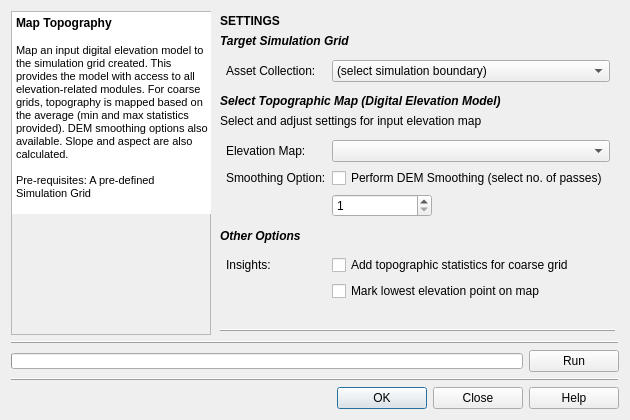
<?xml version="1.0" encoding="UTF-8"?>
<ui version="4.0">
 <class>Map_Topography</class>
 <widget class="QDialog" name="Map_Topography">
  <property name="geometry">
   <rect>
    <x>0</x>
    <y>0</y>
    <width>630</width>
    <height>420</height>
   </rect>
  </property>
  <property name="windowTitle">
   <string>Map Topography to Simulation</string>
  </property>
  <property name="windowIcon">
   <iconset resource="../../../../../Dropbox/UrbanBEATS Master Project/graphics/ubeats.qrc">
    <normaloff>:/icons/topography.png</normaloff>:/icons/topography.png</iconset>
  </property>
  <layout class="QGridLayout" name="gridLayout">
   <item row="4" column="0" colspan="2">
    <widget class="QWidget" name="buttons_widget" native="true">
     <layout class="QHBoxLayout" name="horizontalLayout">
      <property name="spacing">
       <number>6</number>
      </property>
      <property name="leftMargin">
       <number>0</number>
      </property>
      <property name="topMargin">
       <number>0</number>
      </property>
      <property name="rightMargin">
       <number>0</number>
      </property>
      <property name="bottomMargin">
       <number>0</number>
      </property>
      <item>
       <spacer name="horizontalSpacer">
        <property name="orientation">
         <enum>Qt::Horizontal</enum>
        </property>
        <property name="sizeHint" stdset="0">
         <size>
          <width>40</width>
          <height>20</height>
         </size>
        </property>
       </spacer>
      </item>
      <item>
       <widget class="QPushButton" name="reset_button">
        <property name="minimumSize">
         <size>
          <width>90</width>
          <height>0</height>
         </size>
        </property>
        <property name="whatsThis">
         <string>&lt;html&gt;&lt;head/&gt;&lt;body&gt;&lt;p&gt;Resets all parameters of this module in the current 'scenario time step' to the default values.&lt;/p&gt;&lt;/body&gt;&lt;/html&gt;</string>
        </property>
        <property name="text">
         <string>OK</string>
        </property>
        <property name="icon">
         <iconset resource="../../../../../Dropbox/UrbanBEATS Master Project/graphics/ubeats.qrc">
          <normaloff>:/icons/check.png</normaloff>:/icons/check.png</iconset>
        </property>
       </widget>
      </item>
      <item>
       <widget class="QPushButton" name="close_button">
        <property name="minimumSize">
         <size>
          <width>90</width>
          <height>0</height>
         </size>
        </property>
        <property name="text">
         <string>Close</string>
        </property>
        <property name="icon">
         <iconset resource="../../../../../Dropbox/UrbanBEATS Master Project/graphics/ubeats.qrc">
          <normaloff>:/icons/delete-icon.png</normaloff>:/icons/delete-icon.png</iconset>
        </property>
       </widget>
      </item>
      <item>
       <widget class="QPushButton" name="help_button">
        <property name="minimumSize">
         <size>
          <width>90</width>
          <height>0</height>
         </size>
        </property>
        <property name="text">
         <string>Help</string>
        </property>
        <property name="icon">
         <iconset resource="../../../../../Dropbox/UrbanBEATS Master Project/graphics/ubeats.qrc">
          <normaloff>:/icons/Help-icon.png</normaloff>:/icons/Help-icon.png</iconset>
        </property>
       </widget>
      </item>
     </layout>
    </widget>
   </item>
   <item row="0" column="0">
    <widget class="QFrame" name="frame">
     <property name="minimumSize">
      <size>
       <width>200</width>
       <height>0</height>
      </size>
     </property>
     <property name="maximumSize">
      <size>
       <width>200</width>
       <height>16777215</height>
      </size>
     </property>
     <property name="frameShape">
      <enum>QFrame::StyledPanel</enum>
     </property>
     <property name="frameShadow">
      <enum>QFrame::Raised</enum>
     </property>
     <layout class="QVBoxLayout" name="verticalLayout_6">
      <property name="spacing">
       <number>0</number>
      </property>
      <property name="leftMargin">
       <number>0</number>
      </property>
      <property name="topMargin">
       <number>0</number>
      </property>
      <property name="rightMargin">
       <number>0</number>
      </property>
      <property name="bottomMargin">
       <number>0</number>
      </property>
      <item>
       <widget class="QTextBrowser" name="description">
        <property name="minimumSize">
         <size>
          <width>200</width>
          <height>0</height>
         </size>
        </property>
        <property name="maximumSize">
         <size>
          <width>200</width>
          <height>16777215</height>
         </size>
        </property>
        <property name="frameShape">
         <enum>QFrame::NoFrame</enum>
        </property>
        <property name="frameShadow">
         <enum>QFrame::Plain</enum>
        </property>
        <property name="verticalScrollBarPolicy">
         <enum>Qt::ScrollBarAsNeeded</enum>
        </property>
        <property name="html">
         <string>&lt;!DOCTYPE HTML PUBLIC &quot;-//W3C//DTD HTML 4.0//EN&quot; &quot;http://www.w3.org/TR/REC-html40/strict.dtd&quot;&gt;
&lt;html&gt;&lt;head&gt;&lt;meta name=&quot;qrichtext&quot; content=&quot;1&quot; /&gt;&lt;style type=&quot;text/css&quot;&gt;
p, li { white-space: pre-wrap; }
&lt;/style&gt;&lt;/head&gt;&lt;body style=&quot; font-family:'MS Shell Dlg 2'; font-size:8.25pt; font-weight:400; font-style:normal;&quot;&gt;
&lt;p style=&quot; margin-top:0px; margin-bottom:0px; margin-left:0px; margin-right:0px; -qt-block-indent:0; text-indent:0px;&quot;&gt;&lt;span style=&quot; font-size:9pt; font-weight:600;&quot;&gt;Map Topography&lt;/span&gt;&lt;/p&gt;
&lt;p style=&quot;-qt-paragraph-type:empty; margin-top:0px; margin-bottom:0px; margin-left:0px; margin-right:0px; -qt-block-indent:0; text-indent:0px; font-size:9pt; font-weight:600;&quot;&gt;&lt;br /&gt;&lt;/p&gt;
&lt;p style=&quot; margin-top:0px; margin-bottom:0px; margin-left:0px; margin-right:0px; -qt-block-indent:0; text-indent:0px;&quot;&gt;Map an input digital elevation model to the simulation grid created. This provides the model with access to all elevation-related modules. For coarse grids, topography is mapped based on the average (min and max statistics provided). DEM smoothing options also available. Slope and aspect are also calculated.&lt;/p&gt;
&lt;p style=&quot;-qt-paragraph-type:empty; margin-top:0px; margin-bottom:0px; margin-left:0px; margin-right:0px; -qt-block-indent:0; text-indent:0px; font-size:8pt;&quot;&gt;&lt;br /&gt;&lt;/p&gt;
&lt;p style=&quot; margin-top:0px; margin-bottom:0px; margin-left:0px; margin-right:0px; -qt-block-indent:0; text-indent:0px;&quot;&gt;&lt;span style=&quot; font-size:8pt;&quot;&gt;Pre-requisites: A pre-defined Simulation Grid&lt;/span&gt;&lt;/p&gt;&lt;/body&gt;&lt;/html&gt;</string>
        </property>
       </widget>
      </item>
      <item>
       <widget class="QLabel" name="img">
        <property name="sizePolicy">
         <sizepolicy hsizetype="Preferred" vsizetype="Fixed">
          <horstretch>0</horstretch>
          <verstretch>0</verstretch>
         </sizepolicy>
        </property>
        <property name="minimumSize">
         <size>
          <width>200</width>
          <height>120</height>
         </size>
        </property>
        <property name="maximumSize">
         <size>
          <width>200</width>
          <height>120</height>
         </size>
        </property>
        <property name="text">
         <string/>
        </property>
        <property name="pixmap">
         <pixmap resource="../../../../../Dropbox/UrbanBEATS Master Project/graphics/ubeats.qrc">:/mod_imgs/module_imgs/mod_topography.jpg</pixmap>
        </property>
       </widget>
      </item>
     </layout>
    </widget>
   </item>
   <item row="1" column="0" colspan="2">
    <widget class="Line" name="line_2">
     <property name="frameShadow">
      <enum>QFrame::Raised</enum>
     </property>
     <property name="orientation">
      <enum>Qt::Horizontal</enum>
     </property>
    </widget>
   </item>
   <item row="2" column="0" colspan="2">
    <widget class="QWidget" name="widget" native="true">
     <property name="minimumSize">
      <size>
       <width>0</width>
       <height>0</height>
      </size>
     </property>
     <layout class="QHBoxLayout" name="horizontalLayout_2">
      <property name="leftMargin">
       <number>0</number>
      </property>
      <property name="topMargin">
       <number>0</number>
      </property>
      <property name="rightMargin">
       <number>0</number>
      </property>
      <property name="bottomMargin">
       <number>0</number>
      </property>
      <item>
       <widget class="QProgressBar" name="progressbar">
        <property name="minimumSize">
         <size>
          <width>0</width>
          <height>16</height>
         </size>
        </property>
        <property name="maximumSize">
         <size>
          <width>16777215</width>
          <height>16</height>
         </size>
        </property>
        <property name="value">
         <number>0</number>
        </property>
        <property name="textVisible">
         <bool>false</bool>
        </property>
        <property name="orientation">
         <enum>Qt::Horizontal</enum>
        </property>
        <property name="invertedAppearance">
         <bool>false</bool>
        </property>
        <property name="textDirection">
         <enum>QProgressBar::TopToBottom</enum>
        </property>
       </widget>
      </item>
      <item>
       <widget class="QPushButton" name="run_button">
        <property name="minimumSize">
         <size>
          <width>90</width>
          <height>0</height>
         </size>
        </property>
        <property name="maximumSize">
         <size>
          <width>90</width>
          <height>16777215</height>
         </size>
        </property>
        <property name="text">
         <string>Run</string>
        </property>
        <property name="icon">
         <iconset resource="../../../../../Dropbox/UrbanBEATS Master Project/graphics/ubeats.qrc">
          <normaloff>:/icons/Play-icon.png</normaloff>:/icons/Play-icon.png</iconset>
        </property>
       </widget>
      </item>
     </layout>
    </widget>
   </item>
   <item row="0" column="1">
    <widget class="QWidget" name="parameters" native="true">
     <layout class="QVBoxLayout" name="verticalLayout">
      <property name="spacing">
       <number>6</number>
      </property>
      <property name="leftMargin">
       <number>3</number>
      </property>
      <property name="topMargin">
       <number>3</number>
      </property>
      <property name="rightMargin">
       <number>3</number>
      </property>
      <property name="bottomMargin">
       <number>3</number>
      </property>
      <item>
       <widget class="QLabel" name="title">
        <property name="text">
         <string>&lt;html&gt;&lt;head/&gt;&lt;body&gt;&lt;p&gt;&lt;span style=&quot; font-size:9pt; font-weight:600;&quot;&gt;SETTINGS&lt;/span&gt;&lt;/p&gt;&lt;/body&gt;&lt;/html&gt;</string>
        </property>
       </widget>
      </item>
      <item>
       <widget class="QLabel" name="grid_id">
        <property name="text">
         <string>&lt;html&gt;&lt;head/&gt;&lt;body&gt;&lt;p&gt;&lt;span style=&quot; font-weight:600; font-style:italic;&quot;&gt;Target Simulation Grid&lt;/span&gt;&lt;/p&gt;&lt;/body&gt;&lt;/html&gt;</string>
        </property>
       </widget>
      </item>
      <item>
       <widget class="QWidget" name="gridname_box" native="true">
        <layout class="QGridLayout" name="gridLayout_7">
         <property name="leftMargin">
          <number>6</number>
         </property>
         <property name="topMargin">
          <number>6</number>
         </property>
         <property name="rightMargin">
          <number>6</number>
         </property>
         <property name="bottomMargin">
          <number>6</number>
         </property>
         <item row="0" column="1">
          <widget class="QComboBox" name="boundary_combo">
           <item>
            <property name="text">
             <string>(select simulation boundary)</string>
            </property>
           </item>
          </widget>
         </item>
         <item row="0" column="0">
          <widget class="QLabel" name="gridname_lbl_2">
           <property name="minimumSize">
            <size>
             <width>100</width>
             <height>0</height>
            </size>
           </property>
           <property name="maximumSize">
            <size>
             <width>100</width>
             <height>16777215</height>
            </size>
           </property>
           <property name="whatsThis">
            <string>Width of the square cell in the city grid in metres</string>
           </property>
           <property name="text">
            <string>Asset Collection:</string>
           </property>
          </widget>
         </item>
        </layout>
       </widget>
      </item>
      <item>
       <widget class="QLabel" name="grid_props">
        <property name="text">
         <string>&lt;html&gt;&lt;head/&gt;&lt;body&gt;&lt;p&gt;&lt;span style=&quot; font-weight:600; font-style:italic;&quot;&gt;Select Topographic Map (Digital Elevation Model)&lt;/span&gt;&lt;/p&gt;&lt;/body&gt;&lt;/html&gt;</string>
        </property>
       </widget>
      </item>
      <item>
       <widget class="QLabel" name="gridname_lbl_5">
        <property name="minimumSize">
         <size>
          <width>0</width>
          <height>0</height>
         </size>
        </property>
        <property name="maximumSize">
         <size>
          <width>16777215</width>
          <height>16777215</height>
         </size>
        </property>
        <property name="whatsThis">
         <string>Width of the square cell in the city grid in metres</string>
        </property>
        <property name="text">
         <string>Select and adjust settings for input elevation map</string>
        </property>
       </widget>
      </item>
      <item>
       <widget class="QWidget" name="gridname_box_2" native="true">
        <layout class="QGridLayout" name="gridLayout_8">
         <property name="leftMargin">
          <number>6</number>
         </property>
         <property name="topMargin">
          <number>6</number>
         </property>
         <property name="rightMargin">
          <number>6</number>
         </property>
         <property name="bottomMargin">
          <number>6</number>
         </property>
         <item row="2" column="2">
          <spacer name="horizontalSpacer_2">
           <property name="orientation">
            <enum>Qt::Horizontal</enum>
           </property>
           <property name="sizeHint" stdset="0">
            <size>
             <width>40</width>
             <height>20</height>
            </size>
           </property>
          </spacer>
         </item>
         <item row="0" column="1" colspan="2">
          <widget class="QComboBox" name="elev_combo"/>
         </item>
         <item row="1" column="0">
          <widget class="QLabel" name="gridname_lbl_6">
           <property name="minimumSize">
            <size>
             <width>100</width>
             <height>0</height>
            </size>
           </property>
           <property name="maximumSize">
            <size>
             <width>100</width>
             <height>16777215</height>
            </size>
           </property>
           <property name="whatsThis">
            <string>Width of the square cell in the city grid in metres</string>
           </property>
           <property name="text">
            <string>Smoothing Option:</string>
           </property>
          </widget>
         </item>
         <item row="0" column="0">
          <widget class="QLabel" name="gridname_lbl_4">
           <property name="minimumSize">
            <size>
             <width>100</width>
             <height>0</height>
            </size>
           </property>
           <property name="maximumSize">
            <size>
             <width>100</width>
             <height>16777215</height>
            </size>
           </property>
           <property name="whatsThis">
            <string>Width of the square cell in the city grid in metres</string>
           </property>
           <property name="text">
            <string>Elevation Map:</string>
           </property>
          </widget>
         </item>
         <item row="2" column="1">
          <widget class="QSpinBox" name="demsmooth_spin">
           <property name="minimumSize">
            <size>
             <width>100</width>
             <height>0</height>
            </size>
           </property>
           <property name="toolTip">
            <string>Select the number of times the smoothing algorithm should be applied. A higher number will lead to a much smoother map, but can result in possible issues with finding flow paths.</string>
           </property>
           <property name="minimum">
            <number>1</number>
           </property>
           <property name="maximum">
            <number>2</number>
           </property>
          </widget>
         </item>
         <item row="1" column="1" colspan="2">
          <widget class="QCheckBox" name="demsmooth_check">
           <property name="toolTip">
            <string>&lt;!DOCTYPE HTML PUBLIC &quot;-//W3C//DTD HTML 4.0//EN&quot; &quot;http://www.w3.org/TR/REC-html40/strict.dtd&quot;&gt;
&lt;html&gt;&lt;head&gt;&lt;meta name=&quot;qrichtext&quot; content=&quot;1&quot; /&gt;&lt;style type=&quot;text/css&quot;&gt;
p, li { white-space: pre-wrap; }
&lt;/style&gt;&lt;/head&gt;&lt;body style=&quot; font-family:'MS Shell Dlg 2'; font-size:8.25pt; font-weight:400; font-style:normal;&quot;&gt;
&lt;p style=&quot; margin-top:0px; margin-bottom:0px; margin-left:0px; margin-right:0px; -qt-block-indent:0; text-indent:0px;&quot;&gt;&lt;span style=&quot; font-size:8pt;&quot;&gt;Check if you want to avoid localised ponds forming in the region. If this is of particular interest because the DEM's accuracy has been assured and the purpose of the simulation is to assess these problem spots, then leave this box unchecked.&lt;/span&gt;&lt;/p&gt;
&lt;p style=&quot;-qt-paragraph-type:empty; margin-top:0px; margin-bottom:0px; margin-left:0px; margin-right:0px; -qt-block-indent:0; text-indent:0px; font-size:8pt;&quot;&gt;&lt;/p&gt;
&lt;p style=&quot; margin-top:0px; margin-bottom:0px; margin-left:0px; margin-right:0px; -qt-block-indent:0; text-indent:0px;&quot;&gt;&lt;span style=&quot; font-size:8pt;&quot;&gt;Correction proceeds as follows:&lt;/span&gt;&lt;/p&gt;
&lt;p style=&quot; margin-top:0px; margin-bottom:0px; margin-left:0px; margin-right:0px; -qt-block-indent:0; text-indent:0px;&quot;&gt;&lt;span style=&quot; font-size:8pt;&quot;&gt;- If cell cannot transfer water downhill, but there is an adjacent cell with identical elevation within tolerance limit, it will transfer the water into this.&lt;/span&gt;&lt;/p&gt;
&lt;p style=&quot; margin-top:0px; margin-bottom:0px; margin-left:0px; margin-right:0px; -qt-block-indent:0; text-indent:0px;&quot;&gt;&lt;span style=&quot; font-size:8pt;&quot;&gt;- If tolerance limit is not met, cell's water is routed directly to catchment outlet.&lt;/span&gt;&lt;/p&gt;&lt;/body&gt;&lt;/html&gt;</string>
           </property>
           <property name="whatsThis">
            <string>&lt;!DOCTYPE HTML PUBLIC &quot;-//W3C//DTD HTML 4.0//EN&quot; &quot;http://www.w3.org/TR/REC-html40/strict.dtd&quot;&gt;
&lt;html&gt;&lt;head&gt;&lt;meta name=&quot;qrichtext&quot; content=&quot;1&quot; /&gt;&lt;style type=&quot;text/css&quot;&gt;
p, li { white-space: pre-wrap; }
&lt;/style&gt;&lt;/head&gt;&lt;body style=&quot; font-family:'MS Shell Dlg 2'; font-size:8.25pt; font-weight:400; font-style:normal;&quot;&gt;
&lt;p style=&quot; margin-top:0px; margin-bottom:0px; margin-left:0px; margin-right:0px; -qt-block-indent:0; text-indent:0px;&quot;&gt;&lt;span style=&quot; font-size:8pt;&quot;&gt;Applies a weighted average smoothing filter over the DEM layer. &lt;/span&gt;&lt;/p&gt;&lt;/body&gt;&lt;/html&gt;</string>
           </property>
           <property name="text">
            <string>Perform DEM Smoothing (select no. of passes)</string>
           </property>
          </widget>
         </item>
        </layout>
       </widget>
      </item>
      <item>
       <widget class="QLabel" name="grid_props_2">
        <property name="text">
         <string>&lt;html&gt;&lt;head/&gt;&lt;body&gt;&lt;p&gt;&lt;span style=&quot; font-weight:600; font-style:italic;&quot;&gt;Other Options&lt;/span&gt;&lt;/p&gt;&lt;/body&gt;&lt;/html&gt;</string>
        </property>
       </widget>
      </item>
      <item>
       <widget class="QWidget" name="gridname_box_3" native="true">
        <layout class="QGridLayout" name="gridLayout_10">
         <property name="leftMargin">
          <number>6</number>
         </property>
         <property name="topMargin">
          <number>6</number>
         </property>
         <property name="rightMargin">
          <number>6</number>
         </property>
         <property name="bottomMargin">
          <number>6</number>
         </property>
         <item row="0" column="0">
          <widget class="QLabel" name="gridname_lbl_11">
           <property name="minimumSize">
            <size>
             <width>100</width>
             <height>0</height>
            </size>
           </property>
           <property name="maximumSize">
            <size>
             <width>100</width>
             <height>16777215</height>
            </size>
           </property>
           <property name="whatsThis">
            <string>Width of the square cell in the city grid in metres</string>
           </property>
           <property name="text">
            <string>Insights:</string>
           </property>
          </widget>
         </item>
         <item row="1" column="1">
          <widget class="QCheckBox" name="demsmooth_check_9">
           <property name="toolTip">
            <string>&lt;!DOCTYPE HTML PUBLIC &quot;-//W3C//DTD HTML 4.0//EN&quot; &quot;http://www.w3.org/TR/REC-html40/strict.dtd&quot;&gt;
&lt;html&gt;&lt;head&gt;&lt;meta name=&quot;qrichtext&quot; content=&quot;1&quot; /&gt;&lt;style type=&quot;text/css&quot;&gt;
p, li { white-space: pre-wrap; }
&lt;/style&gt;&lt;/head&gt;&lt;body style=&quot; font-family:'MS Shell Dlg 2'; font-size:8.25pt; font-weight:400; font-style:normal;&quot;&gt;
&lt;p style=&quot; margin-top:0px; margin-bottom:0px; margin-left:0px; margin-right:0px; -qt-block-indent:0; text-indent:0px;&quot;&gt;&lt;span style=&quot; font-size:8pt;&quot;&gt;Check if you want to avoid localised ponds forming in the region. If this is of particular interest because the DEM's accuracy has been assured and the purpose of the simulation is to assess these problem spots, then leave this box unchecked.&lt;/span&gt;&lt;/p&gt;
&lt;p style=&quot;-qt-paragraph-type:empty; margin-top:0px; margin-bottom:0px; margin-left:0px; margin-right:0px; -qt-block-indent:0; text-indent:0px; font-size:8pt;&quot;&gt;&lt;/p&gt;
&lt;p style=&quot; margin-top:0px; margin-bottom:0px; margin-left:0px; margin-right:0px; -qt-block-indent:0; text-indent:0px;&quot;&gt;&lt;span style=&quot; font-size:8pt;&quot;&gt;Correction proceeds as follows:&lt;/span&gt;&lt;/p&gt;
&lt;p style=&quot; margin-top:0px; margin-bottom:0px; margin-left:0px; margin-right:0px; -qt-block-indent:0; text-indent:0px;&quot;&gt;&lt;span style=&quot; font-size:8pt;&quot;&gt;- If cell cannot transfer water downhill, but there is an adjacent cell with identical elevation within tolerance limit, it will transfer the water into this.&lt;/span&gt;&lt;/p&gt;
&lt;p style=&quot; margin-top:0px; margin-bottom:0px; margin-left:0px; margin-right:0px; -qt-block-indent:0; text-indent:0px;&quot;&gt;&lt;span style=&quot; font-size:8pt;&quot;&gt;- If tolerance limit is not met, cell's water is routed directly to catchment outlet.&lt;/span&gt;&lt;/p&gt;&lt;/body&gt;&lt;/html&gt;</string>
           </property>
           <property name="whatsThis">
            <string>&lt;!DOCTYPE HTML PUBLIC &quot;-//W3C//DTD HTML 4.0//EN&quot; &quot;http://www.w3.org/TR/REC-html40/strict.dtd&quot;&gt;
&lt;html&gt;&lt;head&gt;&lt;meta name=&quot;qrichtext&quot; content=&quot;1&quot; /&gt;&lt;style type=&quot;text/css&quot;&gt;
p, li { white-space: pre-wrap; }
&lt;/style&gt;&lt;/head&gt;&lt;body style=&quot; font-family:'MS Shell Dlg 2'; font-size:8.25pt; font-weight:400; font-style:normal;&quot;&gt;
&lt;p style=&quot; margin-top:0px; margin-bottom:0px; margin-left:0px; margin-right:0px; -qt-block-indent:0; text-indent:0px;&quot;&gt;&lt;span style=&quot; font-size:8pt;&quot;&gt;Applies a weighted average smoothing filter over the DEM layer. &lt;/span&gt;&lt;/p&gt;&lt;/body&gt;&lt;/html&gt;</string>
           </property>
           <property name="text">
            <string>Mark lowest elevation point on map</string>
           </property>
          </widget>
         </item>
         <item row="0" column="1" colspan="2">
          <widget class="QCheckBox" name="demsmooth_check_8">
           <property name="toolTip">
            <string>&lt;!DOCTYPE HTML PUBLIC &quot;-//W3C//DTD HTML 4.0//EN&quot; &quot;http://www.w3.org/TR/REC-html40/strict.dtd&quot;&gt;
&lt;html&gt;&lt;head&gt;&lt;meta name=&quot;qrichtext&quot; content=&quot;1&quot; /&gt;&lt;style type=&quot;text/css&quot;&gt;
p, li { white-space: pre-wrap; }
&lt;/style&gt;&lt;/head&gt;&lt;body style=&quot; font-family:'MS Shell Dlg 2'; font-size:8.25pt; font-weight:400; font-style:normal;&quot;&gt;
&lt;p style=&quot; margin-top:0px; margin-bottom:0px; margin-left:0px; margin-right:0px; -qt-block-indent:0; text-indent:0px;&quot;&gt;&lt;span style=&quot; font-size:8pt;&quot;&gt;Check if you want to avoid localised ponds forming in the region. If this is of particular interest because the DEM's accuracy has been assured and the purpose of the simulation is to assess these problem spots, then leave this box unchecked.&lt;/span&gt;&lt;/p&gt;
&lt;p style=&quot;-qt-paragraph-type:empty; margin-top:0px; margin-bottom:0px; margin-left:0px; margin-right:0px; -qt-block-indent:0; text-indent:0px; font-size:8pt;&quot;&gt;&lt;/p&gt;
&lt;p style=&quot; margin-top:0px; margin-bottom:0px; margin-left:0px; margin-right:0px; -qt-block-indent:0; text-indent:0px;&quot;&gt;&lt;span style=&quot; font-size:8pt;&quot;&gt;Correction proceeds as follows:&lt;/span&gt;&lt;/p&gt;
&lt;p style=&quot; margin-top:0px; margin-bottom:0px; margin-left:0px; margin-right:0px; -qt-block-indent:0; text-indent:0px;&quot;&gt;&lt;span style=&quot; font-size:8pt;&quot;&gt;- If cell cannot transfer water downhill, but there is an adjacent cell with identical elevation within tolerance limit, it will transfer the water into this.&lt;/span&gt;&lt;/p&gt;
&lt;p style=&quot; margin-top:0px; margin-bottom:0px; margin-left:0px; margin-right:0px; -qt-block-indent:0; text-indent:0px;&quot;&gt;&lt;span style=&quot; font-size:8pt;&quot;&gt;- If tolerance limit is not met, cell's water is routed directly to catchment outlet.&lt;/span&gt;&lt;/p&gt;&lt;/body&gt;&lt;/html&gt;</string>
           </property>
           <property name="whatsThis">
            <string>&lt;!DOCTYPE HTML PUBLIC &quot;-//W3C//DTD HTML 4.0//EN&quot; &quot;http://www.w3.org/TR/REC-html40/strict.dtd&quot;&gt;
&lt;html&gt;&lt;head&gt;&lt;meta name=&quot;qrichtext&quot; content=&quot;1&quot; /&gt;&lt;style type=&quot;text/css&quot;&gt;
p, li { white-space: pre-wrap; }
&lt;/style&gt;&lt;/head&gt;&lt;body style=&quot; font-family:'MS Shell Dlg 2'; font-size:8.25pt; font-weight:400; font-style:normal;&quot;&gt;
&lt;p style=&quot; margin-top:0px; margin-bottom:0px; margin-left:0px; margin-right:0px; -qt-block-indent:0; text-indent:0px;&quot;&gt;&lt;span style=&quot; font-size:8pt;&quot;&gt;Applies a weighted average smoothing filter over the DEM layer. &lt;/span&gt;&lt;/p&gt;&lt;/body&gt;&lt;/html&gt;</string>
           </property>
           <property name="text">
            <string>Add topographic statistics for coarse grid</string>
           </property>
          </widget>
         </item>
        </layout>
       </widget>
      </item>
      <item>
       <spacer name="verticalSpacer">
        <property name="orientation">
         <enum>Qt::Vertical</enum>
        </property>
        <property name="sizeHint" stdset="0">
         <size>
          <width>20</width>
          <height>40</height>
         </size>
        </property>
       </spacer>
      </item>
      <item>
       <widget class="Line" name="line">
        <property name="frameShadow">
         <enum>QFrame::Raised</enum>
        </property>
        <property name="orientation">
         <enum>Qt::Horizontal</enum>
        </property>
       </widget>
      </item>
     </layout>
    </widget>
   </item>
   <item row="3" column="0" colspan="2">
    <widget class="Line" name="line_3">
     <property name="frameShadow">
      <enum>QFrame::Raised</enum>
     </property>
     <property name="orientation">
      <enum>Qt::Horizontal</enum>
     </property>
    </widget>
   </item>
  </layout>
 </widget>
 <resources>
  <include location="../../../../../Dropbox/UrbanBEATS Master Project/graphics/ubeats.qrc"/>
 </resources>
 <connections/>
</ui>
